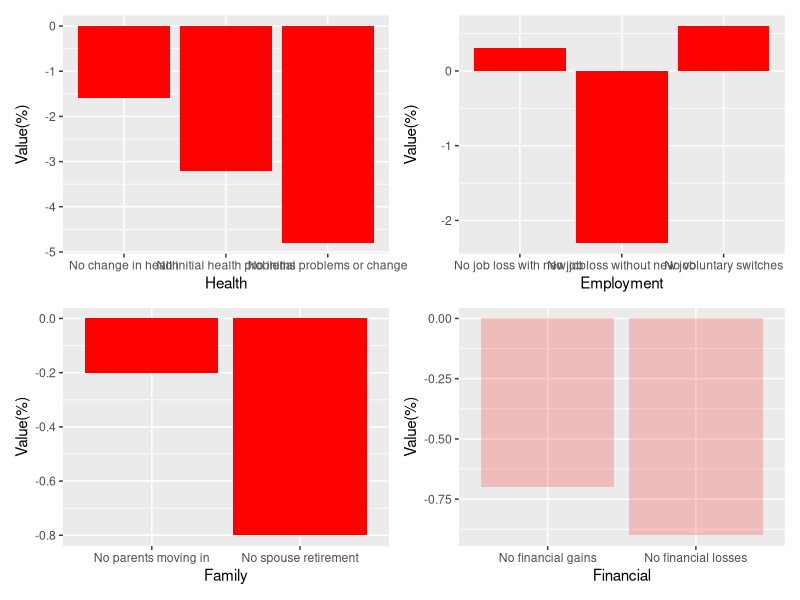

R code for this plot:
## ---- chunk 1
knitr::opts_chunk$set(echo = TRUE)
## ---- chunk 2

library("ggplot2")
library(patchwork)

Health<-data.frame(
  "reason"=c("No initial health problems",  "No change in health", "No initial problems or change"), 
  "value"=c(-3.2, -1.6, -4.8) 
  )

Employment<-data.frame(
  "reason"=c("No voluntary switches","No job loss with new job","No job loss without new job"),
  "value"=c(0.6, 0.3, -2.3) 
  )

Family_related<-data.frame(
  "reason"=c("No spouse retirement","No parents moving in"),
  "value"=c(-0.8,-0.2) 
)

Financial<-data.frame(
  "reason"=c("No financial gains","No financial losses"),
  "value"=c(-0.7,-0.9) 
)


HealthPlot<-ggplot(data = Health, aes(x=reason,y=value)) +
  geom_col(fill = "red") +
  labs(y="Value(%)",x="Health") 
EmploymentPlot<-ggplot(data = Employment, aes(x=reason,y=value)) +
  geom_col(fill = "red") +
  labs(y="Value(%)",x="Employment") 
FamilyPlot<-ggplot(data = Family_related, aes(x=reason,y=value)) +
  geom_col(fill = "red") +
  labs(y="Value(%)",x="Family")
FinancialPlot<-ggplot(data = Financial, aes(x=reason,y=value)) +
  geom_col(fill = "red",alpha=0.2) +
  labs(y="Value(%)",x="Financial")


HealthPlot+EmploymentPlot+FamilyPlot+FinancialPlot
